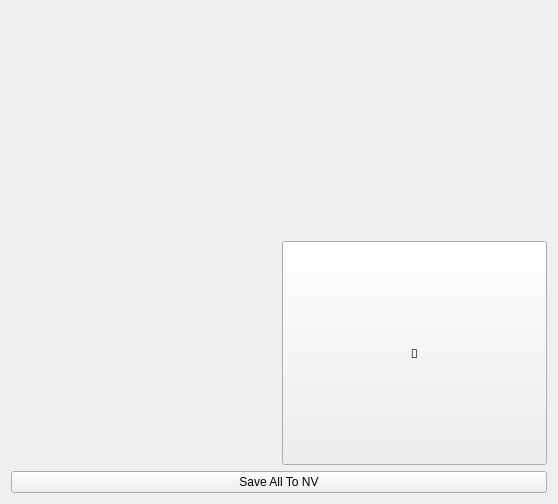
<?xml version="1.0" encoding="UTF-8"?>
<ui version="4.0">
 <class>Form</class>
 <widget class="QWidget" name="Form">
  <property name="geometry">
   <rect>
    <x>0</x>
    <y>0</y>
    <width>558</width>
    <height>504</height>
   </rect>
  </property>
  <property name="windowTitle">
   <string>Form</string>
  </property>
  <layout class="QGridLayout" name="gridLayout">
   <item row="0" column="0">
    <widget class="Epc" name="from_device"/>
   </item>
   <item row="1" column="1">
    <widget class="QPushButton" name="edit_button">
     <property name="sizePolicy">
      <sizepolicy hsizetype="Minimum" vsizetype="Minimum">
       <horstretch>0</horstretch>
       <verstretch>0</verstretch>
      </sizepolicy>
     </property>
     <property name="font">
      <font>
       <family>FontAwesome</family>
      </font>
     </property>
     <property name="text">
      <string></string>
     </property>
    </widget>
   </item>
   <item row="2" column="0" colspan="2">
    <widget class="QPushButton" name="save_to_nv_button">
     <property name="text">
      <string>Save All To NV</string>
     </property>
    </widget>
   </item>
   <item row="1" column="0">
    <widget class="Epc" name="to_device">
     <property name="label_visible" stdset="0">
      <bool>false</bool>
     </property>
     <property name="tx" stdset="0">
      <bool>true</bool>
     </property>
    </widget>
   </item>
  </layout>
 </widget>
 <customwidgets>
  <customwidget>
   <class>Epc</class>
   <extends>QWidget</extends>
   <header>epyq.widgets.epc</header>
  </customwidget>
 </customwidgets>
 <resources/>
 <connections/>
</ui>
